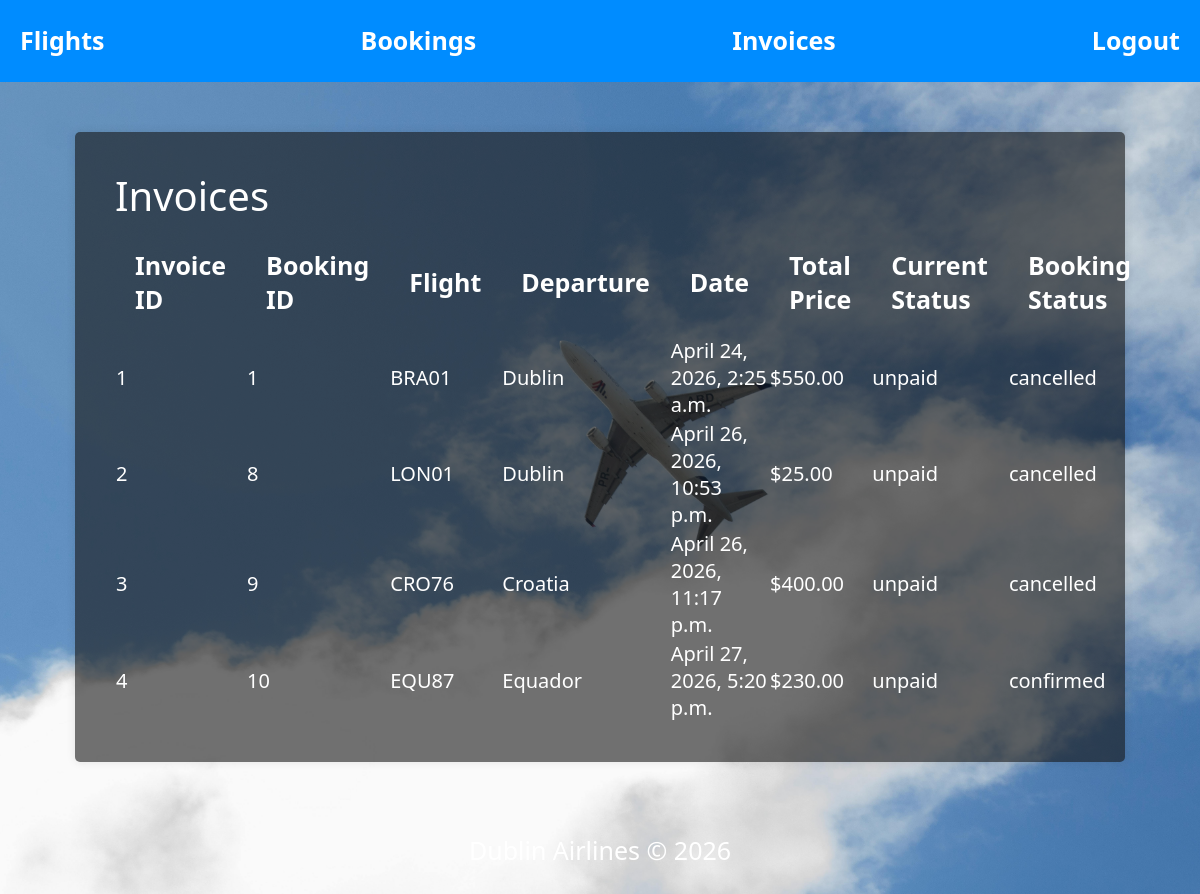
/invoices/ (signed in), run on the app's committed database.
### airline/models.py (models this page shows, shortened)
class Invoice(models.Model):
    booking = models.OneToOneField(Booking, on_delete=models.CASCADE)
    issued_date = models.DateTimeField(auto_now_add=True)
    total = models.DecimalField(max_digits=8, decimal_places=2)
    status = models.CharField(max_length=20, default='unpaid')

class Booking(models.Model):
    STATUS = [
        ('confirmed', 'Confirmed'),
        ('cancelled', 'Cancelled'),
    ]
    passenger = models.ForeignKey(Passenger, on_delete=models.CASCADE)
    flight = models.ForeignKey(Flight, on_delete=models.CASCADE)
    seat_class = models.CharField(max_length=20, default='economy')
    status = models.CharField(max_length=20, choices=STATUS, default='pending')
    created_at = models.DateTimeField(auto_now_add=True)

class Flight(models.Model):
    flight_number = models.CharField(max_length=5)
    departure = models.CharField(max_length=50)
    destination = models.CharField(max_length=50)
    departure_time = models.DateTimeField()
    arrival_time = models.DateTimeField()
    price = models.DecimalField(max_digits=10, decimal_places=2)

### airline/views.py (the view)
# urls.py: path('invoices/', views.invoices, name='invoices'),
@login_required
def invoices(request):
    invoices = Invoice.objects.all()
    return render(request, 'airline/invoices.html', {'invoices': invoices})

### airline/templates/airline/invoices.html (shortened to what this page needs)
{% load static %}
<html>
<head>
    <link href="https://cdn.jsdelivr.net/npm/bootstrap@5.3.0/dist/css/bootstrap.min.css" rel="stylesheet" >
</head>
<body>
    <nav class ="navBar">
        <a href="/">Flights</a>
        <a href="/bookings/">Bookings</a>
        <a href="/invoices/">Invoices</a>
        <a href="/logout/">Logout</a>
    </nav>
    <div class ="flight-list">
        <h1> Invoices </h1>
        <table class="flight-info">
            <thead>
            <tr>
                <th> Invoice ID </th>
                <th> Booking ID </th>
                <th> Flight </th>
                <th> Departure </th>
                <th> Date </th>
                <th> Total Price </th>
                <th> Current Status </th>
                <th> Booking Status</th>
            </tr>
            </thead>
            <tbody>
            {% for invoice in invoices %}
            <tr>
                <td>{{invoice.id}}</td>
                <td>{{ invoice.booking.id }}</td>
                <td>{{ invoice.booking.flight.flight_number }}</td>
                <td>{{ invoice.booking.flight.departure }}</td>
                <td>{{ invoice.issued_date }}</td>
                <td>${{ invoice.booking.flight.price }}</td>
                <td>{{ invoice.status }}</td>
                <td> {{ invoice.booking.status }}</td>
            </tr>
            {% endfor %}
            </tbody>
        </table>
    </div>
    <div class="footer">
        <p> Dublin Airlines © 2026 </p>
    </div>
</body>
</html>

### data on the page
Invoice: id "1", booking.id "1", booking.flight.flight_number "BRA01", booking.flight.departure "Dublin", issued_date "April 24, 2026, 2:25 a.m.", booking.flight.price "550.00", status "unpaid", booking.status "cancelled"
Invoice: id "2", booking.id "8", booking.flight.flight_number "LON01", booking.flight.departure "Dublin", issued_date "April 26, 2026, 10:53 p.m.", booking.flight.price "25.00", status "unpaid", booking.status "cancelled"
Invoice: id "3", booking.id "9", booking.flight.flight_number "CRO76", booking.flight.departure "Croatia", issued_date "April 26, 2026, 11:17 p.m.", booking.flight.price "400.00", status "unpaid", booking.status "cancelled"
Invoice: id "4", booking.id "10", booking.flight.flight_number "EQU87", booking.flight.departure "Equador", issued_date "April 27, 2026, 5:20 p.m.", booking.flight.price "230.00", status "unpaid", booking.status "confirmed"
